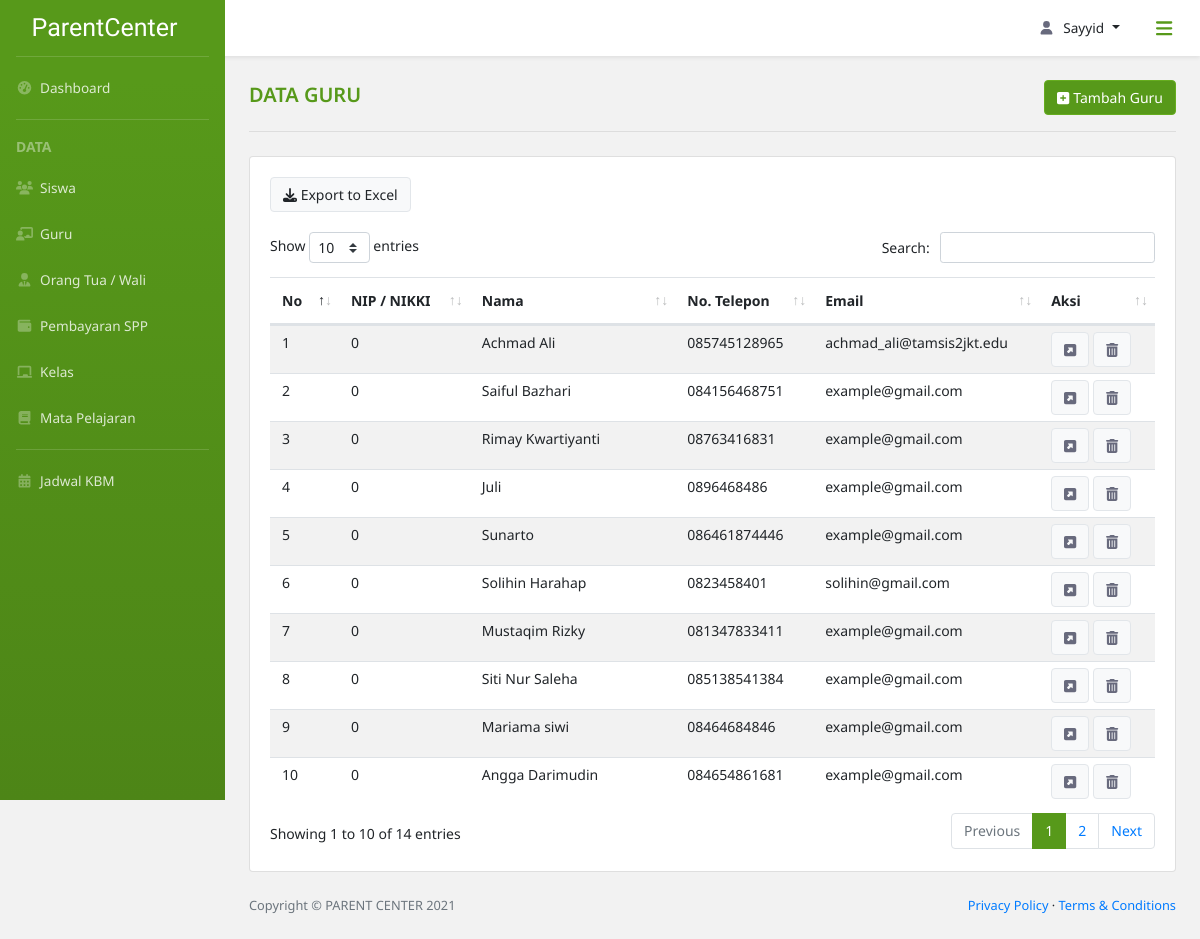
Page /data_guru/ (signed in) on the committed database.
### parent_center_app/models.py (models this page shows, shortened)
class Guru(models.Model):
    id_guru = models.CharField(max_length=30,
                               primary_key=True,
                               unique=True,
                               default=custom_guru,
                               editable=False)
    nama = models.CharField(max_length=50)
    email = models.EmailField(default="example@gmail.com")
    no_tlp = models.CharField(max_length=12)
    no_induk = models.CharField(max_length=20)
    alamat = models.TextField(null=True)
    class jns_kelamin(models.TextChoices):
        P = 'Perempuan'
        L = 'Laki-Laki'
    jns_kelamin = models.CharField(max_length=10,
                                   choices=jns_kelamin.choices,
                                   default=jns_kelamin.L)
    id_user = models.OneToOneField(ExtendUser, null=True, on_delete=models.SET_NULL)

### parent_center_app/views.py (the view)
# urls.py: path('data_guru/', views.dataGuru, name='data guru'),
@login_required(login_url='login')
def dataGuru(request):
    if level_permission(request, ['Admin']) is False:
        return redirect(level_login(request))
    else:
        gurus = Guru.objects.all()
        context = {
            'title': 'Data Guru',
            'Gurus': gurus,
        }
        return render(request,
                      'parent_center_app/data_guru.html',
                      context)

### parent_center_app/views.py (called while the page is built)
def level_permission(current_user, level: list) -> bool:
    if current_user.user.extenduser.user_level in level:
        return True
    else:
        return False

### parent_center_app/templates/parent_center_app/data_guru.html (shortened to what this page needs)
{% extends 'parent_center_app/base.html' %}
{% block breadcrumb %}
<div class="row d-flex pt-4 div-tambah">
    <div class="col-lg-7 col-sm-6">
        <div class="div-title">
            <span class="title-content">{{title}}</span>
        </div>
    </div>
    <div class="col-lg-5 col-sm-6 align-self-center text-right">
        <a class="btn btn-light btn-tambah" href="/tambah_guru"><i class="fas fa-plus-square"></i> Tambah Guru</a>
    </div>
</div>
<hr class="dropdown-divider hr-title mb-4 mx-4 mt-3">
{% endblock breadcrumb %}
{% block content %}
    <div class="row">
        <div class="col-lg-12">
            <div class="card">
                <div class="card-body card-dashboard">
                    <div class="row mx-0">
                        <div class="col-lg-12 px-0 div-sort">
                            <button class="btn btn-light"><i class="fas fa-download"></i> Export to Excel</button>
                        </div>
                    </div>
                    <div class="table-responsive table-siswa">
                        <table class="table table table-striped table-siswa" id="table-custom">
                            <thead>
                                <tr>
                                    <th scope="col">No</th>
                                    <th scope="col">NIP / NIKKI</th>
                                    <th scope="col">Nama</th>
                                    <th scope="col">No. Telepon</th>
                                    <th scope="col">Email</th>
                                    <th scope="col">Aksi</th>
                                </tr>
                            </thead>
                            <tbody>
                                {% for guru in Gurus %}
                                <tr>
                                    <td>{{forloop.counter}}</td>
                                    <td>{{guru.no_induk}}</td>
                                    <td>{{guru.nama}}</td>
                                    <td>{{guru.no_tlp}}</td>
                                    <td>{{guru.email}}</td>
                                    <td>
                                        <a class="btn btn-light" href="{% url 'detail guru' pk=guru.pk %}"><i class="fas fa-external-link-square-alt"></i></a>
                                        <button class="btn btn-light" type="button" data-toggle="modal" data-target="#modal_hapus"><i class="fas fa-trash-alt"></i></button>
                                    </td>
                                </tr>
                                {% endfor %}
                            </tbody>
                        </table>
                    </div>
                </div>
            </div>
        </div>
    </div>
{% endblock content %}

### parent_center_app/templates/parent_center_app/base.html (shortened to what this page needs)
{% load static %}
<!DOCTYPE html>
<html lang="en">
    <head>
        <link href="{% static 'parent_center_app/assets/css/bootstrap-toggle.min.css' %}" rel="stylesheet">
        <link href="{% static 'parent_center_app/assets/css/style-custom.css' %}" rel="stylesheet" />
        <link href="{% static 'parent_center_app/assets/css/styles.css' %}" rel="stylesheet" />
        <link rel="stylesheet" type="text/css" href="{% static 'parent_center_app/assets/css/dataTables.bootstrap4.min.css' %}"/>
        <link href="{% static 'parent_center_app/vendor/fontawesome-free/css/all.min.css' %}" rel="stylesheet" type="text/css">
        <link href="//cdn.jsdelivr.net/npm/select2@4.1.0-rc.0/dist/css/select2.min.css" rel="stylesheet" />
    </head>
    <body class="sb-nav-fixed">
        <nav class="sb-topnav navbar navbar-expand navbar-dark bg-putih shadow-sm">
            <button class="btn btn-link btn-sm order-1 rounded-circle" id="sidebarToggle" href="#"><i class="fas fa-bars fa-lg"></i></button>
            <ul class="navbar-nav ml-auto md-0 mr-2">
                <li class="nav-item dropdown">
                    <a class="nav-link dropdown-toggle" id="userDropdown" href="#" role="button" data-toggle="dropdown" aria-haspopup="true" aria-expanded="false"><i class="fas fa-user fa-fw"></i>{{ request.user }}</a>
                </li>
            </ul>
        </nav>
        <div id="layoutSidenav">
            <div id="layoutSidenav_nav">
                <nav class="sb-sidenav accordion bg-green" id="sidenavAccordion">
                    <div class="sb-sidenav-menu">
                        <div class="nav">
                            <a class="navbar-brand d-flex align-self-center align-items-center" href="/dashboard_admin">
                                ParentCenter
                            </a>
                            <div class="dropdown-divider mx-3 mt-0"></div>
                            <a class="nav-link" href="/dashboard_admin">
                                <i class="fas fa-fw fa-tachometer-alt"></i>&nbsp;
                                Dashboard
                            </a>
                            <div class="dropdown-divider mx-3"></div>
                            <div class="dropdown-header">
                                DATA
                            </div>
                            <a class="nav-link" href="/data_siswa">
                                <i class="fas fa-fw fa-users"></i>&nbsp;
                                Siswa
                            </a>
                            <a class="nav-link" href="/data_guru">
                                <i class="fas fa-fw fa-chalkboard-teacher"></i>&nbsp;
                                Guru
                            </a>
                            <a class="nav-link" href="/data_orangtua">
                                <i class="fas fa-fw fa-user-tie"></i>&nbsp;
                                Orang Tua / Wali
                            </a>
                            <a class="nav-link" href="/cari_spp">
                                <i class="fas fa-fw fa-wallet"></i>&nbsp;
                                Pembayaran SPP
                            </a>
                            <a class="nav-link" href="/data_kelas">
                                <i class="fas fa-fw fa-chalkboard"></i>&nbsp;
                                Kelas
                            </a>
                            <a class="nav-link" href="/data_mapel">
                                <i class="fas fa-fw fa-book"></i>&nbsp;
                                Mata Pelajaran
                            </a>
                            <div class="dropdown-divider mx-3"></div>
                            <a class="nav-link" href="/jadwal_kbm">
                                <i class="fas fa-fw fa-calendar-alt"></i>&nbsp;
                                Jadwal KBM
                            </a>
                        </div>
                    </div>
                </nav>
            </div>
            <div id="layoutSidenav_content">
                <main>
                    <div class="container-fluid px-0">
                        {% block breadcrumb %}
                        {% endblock breadcrumb %}
                        {% block content %}
                        {% endblock content %}
                    </div>
                </main>
                <footer class="py-4 bg-grey mt-auto">
                    <div class="container-fluid">
                        <div class="d-flex align-items-center justify-content-between small">
                            <div class="text-muted">Copyright &copy; PARENT CENTER 2021</div>
                            <div>
                                <a href="/privacy-policy">Privacy Policy</a>
                                &middot;
                                <a href="/terms-condition">Terms &amp; Conditions</a>
                            </div>
                        </div>
                    </div>
                </footer>
            </div>
        </div>
    </body>
</html>

### parent_center_app/static/parent_center_app/assets/css/style-custom.css (style rules this page uses)
* { font-family: 'Noto Sans', sans-serif; }
body { background-color: #f2f2f2!important; }
#userDropdown svg { margin-right: .5rem; }
#userDropdown { text-transform: capitalize; }
a#userDropdown.nav-link.dropdown-toggle::after { margin-left: .5rem!important; }
.bg-putih { background-color: #fff; }
.bg-green { background-color: #57991a; background-image: linear-gradient(180deg,#57991a 10%,#4d8517 100%); background-size: cover; }
.sb-sidenav-menu a.nav-link { color: rgba(255,255,255,.8)!important; }
.sb-sidenav-menu a.nav-link svg { color: rgba(255,255,255,.3)!important; }
.navbar-nav a, #ddUser .dropdown-item { color: #212529!important; }
.navbar-nav a svg, .card-dashboard svg { color: #686a7d!important; }
.sb-sidenav .dropdown-divider { border-color: rgba(255,255,255,.15); }
.sb-sidenav .dropdown-header { color: rgba(255,255,255,.4); }
#sidebarToggle { height: 2.5rem!important; width: 2.5rem!important; font-weight: 400!important; color: #57991a!important; }
.navbar-brand { height: 56px; color: #fff; font-family: 'Satisfy', cursive!important; font-size: 25px!important; }
.sb-nav-fixed .sb-topnav { z-index: 1038!important; }
.sb-nav-fixed #layoutSidenav #layoutSidenav_nav .sb-sidenav { padding-top: 0!important; }
.dropdown-header { padding-left: 1rem!important; font-weight: bold; }
.sb-sidenav-menu, .sb-topnav.navbar, #ddUser .dropdown-item { font-size: 13.6px; }
.nav-link { padding: 12.8px 16px!important; }
.title-content { font-size: 20px; font-weight: 600; color: #57991a; text-transform: uppercase; }
.hr-title { border-color: #ddd!important; border-width: 2px; }
.card-dashboard, #btn-jadwal, .dropdown-jadwal .dropdown-item { font-size: 15px!important; }
.card-dashboard .row { margin-bottom: 1.25rem; }
#table-custom_wrapper *, .table-custom-dashboard * { font-size: 14px; }
.container-fluid .row { margin-left: .75rem; margin-right: .75rem; }
.table-siswa tbody tr td { padding: 6px 12px; }
.btn-tambah.btn-light { background-color: #57991a!important; border-color: #66ad1f!important; font-size: 14px!important; color: #fff!important; }
.div-sort * { font-size: 14px!important; color: #212529; }
.btn-light { border: 1px solid #e2e6ea!important; }

### rows in the picture
Guru: no_induk "0", nama "Achmad Ali", no_tlp "085745128965", email "achmad_ali@tamsis2jkt.edu"
Guru: no_induk "0", nama "Saiful Bazhari", no_tlp "084156468751", email "example@gmail.com"
Guru: no_induk "0", nama "Rimay Kwartiyanti", no_tlp "08763416831", email "example@gmail.com"
Guru: no_induk "0", nama "Juli", no_tlp "0896468486", email "example@gmail.com"
Guru: no_induk "0", nama "Sunarto", no_tlp "086461874446", email "example@gmail.com"
Guru: no_induk "0", nama "Solihin Harahap", no_tlp "0823458401", email "solihin@gmail.com"
Guru: no_induk "0", nama "Mustaqim Rizky", no_tlp "081347833411", email "example@gmail.com"
Guru: no_induk "0", nama "Siti Nur Saleha", no_tlp "085138541384", email "example@gmail.com"
Guru: no_induk "0", nama "Mariama siwi", no_tlp "08464684846", email "example@gmail.com"
Guru: no_induk "0", nama "Angga Darimudin", no_tlp "084654861681", email "example@gmail.com"

### other values in the picture
{{ request.user }} "Sayyid"
{{ title }} "DATA GURU"
